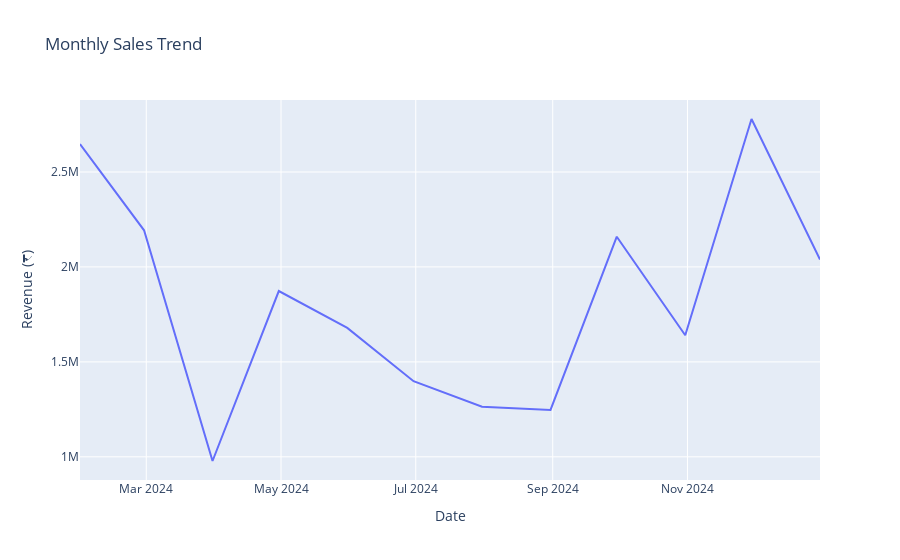

The notebook cell this image was saved under:
### Code cell
monthly = df.groupby(pd.Grouper(key='date', freq='ME'))['revenue'].sum().reset_index()
fig = px.line(monthly, x='date', y='revenue', title='Monthly Sales Trend',
              labels={'revenue':'Revenue (₹)', 'date':'Date'})
fig.show()

### Figure 1 — Plotly figure (JSON) as saved in the notebook; plotly's stock layout.template omitted (floating-point values rounded to 4 significant figures)
{"data": [{"hovertemplate": "Date=%{x}<br>Revenue (₹)=%{y}<extra></extra>", "legendgroup": "", "line": {"color": "#636efa", "dash": "solid"}, "marker": {"symbol": "circle"}, "mode": "lines", "name": "", "orientation": "v", "showlegend": false, "type": "scatter", "x": ["2024-01-31T00:00:00", "2024-02-29T00:00:00", "2024-03-31T00:00:00", "2024-04-30T00:00:00", "2024-05-31T00:00:00", "2024-06-30T00:00:00", "2024-07-31T00:00:00", "2024-08-31T00:00:00", "2024-09-30T00:00:00", "2024-10-31T00:00:00", "2024-11-30T00:00:00", "2024-12-31T00:00:00"], "xaxis": "x", "y": [2647000, 2193000, 978000, 1873000, 1679000, 1398000, 1264000, 1247000, 2159000, 1640000, 2779000, 2039000], "yaxis": "y"}], "layout": {"legend": {"tracegroupgap": 0}, "title": {"text": "Monthly Sales Trend"}, "xaxis": {"anchor": "y", "domain": [0, 1], "title": {"text": "Date"}}, "yaxis": {"anchor": "x", "domain": [0, 1], "title": {"text": "Revenue (₹)"}}}}
